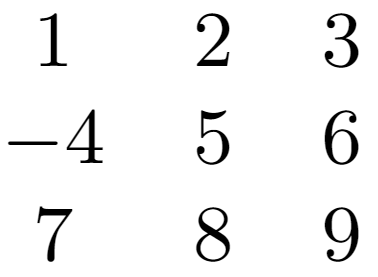
#> input picture engineer/ImageRecognition/matrixEx2.PNG, 378 x 277 px
$ python imageRead2.py
#> lines starting #> are read from the running program, lines starting #| are printed output that depends on the picture
### engineer/Algebra/linear.py
from sympy.core.symbol import Symbol
from sympy import simplify
from sympy.core.numbers import Float

__doc__ = """
This is a tool for linear algebra. Supports many functions, determinant, inverse, row/column operations.
So far only class is the matrix class, vector soon to be added.
"""

class matrix:
    """
    A class for matrices, quite a good one at that if I may add
    """
    # usually nxm matrix n = no lines, m number of columns
    n = None
    m = None
    A = None
    type = None

    # Built in functions
    def __init__(self, *args):
        """
        If only input argument is an integer then the return is the identity matrix with
        dim = input int.
        input parameters are either a variable composed of an array of arrays, each array
        within the array must be of the same length. With two input parameters they must
        be integers first being the number of lines and the next being the number of
        columns, it will create a matrix of zeros
        """
        if len(args) == 1 and isinstance(args[0], int):
            self.n = args[0]
            self.m = args[0]
            self.A = [[0 for i in range(args[0])] for j in range(args[0])]
            self.type = 'n'
            for i in range(args[0]):
                self.A[i][i] = 1
        elif len(args) == 1 and isinstance(args[0], list) and not isinstance(args[0][0], list):
            self.n = 1
            self.m = len(args[0])
            self.A = [args[0]]
        elif len(args) == 1 and not isinstance(args[0],int):
            assert(isinstance(args[0], list))
            assert(isinstance(args[0][0], list))
            if not isinstance(args[0][0][0], float) and not isinstance(args[0][0][0], int): self.type = 's'
            else: self.type = 'n'
            self.n = len(args[0])
            self.m = len(args[0][0])
            self.A = args[0]
        elif len(args) == 2:
            n = args[0]
            m = args[1]
            self.type = 'n'
            self.n = n
            self.m = m
            self.A = [[0 for i in range(m)] for j in range(n)]

    # [110 lines left out: functions __add__, __sub__, __mul__, __rmul__, __repr__, __str__ and 1 more, not called in this run]

    def __truediv__(self, other):
        return self**-1*other

    # [8 lines left out: function __eq__, not called in this run]

    def __ne__(self, other):
        return not self.__eq__(other)

    def __getitem__(self, item):
        return self.A[item]

    # [83 lines left out: functions max, min, inverse, reduce, not called in this run]

    def t(self):
        """
        Transposes a matrix
        :return: the matrix's transpose
        """
        n = self.n
        m = self.m
        A = matrix(m,n)
        try:
            for i in range(n):
                for j in range(m):
                    A[j][i] = self[i][j]
        except IndexError:
            return matrix([[i] for i in self.A[0]])
        return A

    #TODO: change det such that it always takes the path with most zeros
    # [76 lines left out: functions det, adj, solve, diff, rank, not called in this run]

    def size(self):
        return [self.n, self.m]

    # Boolean return functions
    # [5 lines left out: function linind, not called in this run]

    def isSquare(self):
        return self.n == self.m

    # Miscellaneous and other helper functions
    # [11 lines left out: functions switchRow, switchCol, not called in this run]

    def delRow(self,i):
        A = self.copy()
        return matrix(A.A[0:i]+A.A[i+1:])

    # [19 lines left out: functions delCol, smooth, not called in this run]

    def copy(self):
        return matrix([[j for j in self.A[i]] for i in range(len(self.A))])

    # [45 lines left out: functions divideRow, multiplyRow, subRow, addRow, appendCol, appendRow, not called in this run]

    def prependCol(self, col):
        temp = self.copy().t()
        return temp.prependRow(col).t()

    # [124 lines left out: functions prependRow, flipLR, flipUD, sub, simplify, pre and 4 more, not called in this run]

#TODO: spice this class up
class vector:
    """
    A vector class
    """
    # [70 lines left out: functions __init__, __mul__, __rmul__, __add__, __sub__, t and 1 more, not called in this run]

# [3 lines that do not run on import are left out]

### engineer/ImageRecognition/imageRead.py
import sys
from PIL import Image
import os
from engineer.Algebra.linear import matrix
import matplotlib.pyplot as plt

class mnum:
    # [22 lines left out: functions __init__, surr0, unsurr, not called in this run]

def through(A, check, x, y, maxx, minx, maxy, miny):
    sum = 4
    if A[y][x] == 2:
        miny = -2
    while sum != 0:
        sum = 0
        if A[y-1][x] != 0 and check[y-1][x] == 0:
            if y-1 < miny:
                miny = y-1
            sum += 1
            check[y - 1][x] = 1
            check, maxx, minx, maxy, miny = through(A, check, x, y - 1, maxx, minx, maxy, miny)
        if A[y+1][x] != 0 and check[y+1][x] == 0:
            if y+1 > maxy:
                maxy = y+1
            sum += 1
            check[y + 1][x] = 1
            check, maxx, minx, maxy, miny = through(A, check, x, y + 1, maxx, minx, maxy, miny)
        if A[y][x-1] != 0 and check[y][x-1] == 0:
            if x-1 < minx:
                minx = x-1
            sum += 1
            check[y][x-1] = 1
            check, maxx, minx, maxy, miny = through(A, check, x-1, y, maxx, minx, maxy, miny)
        if A[y][x+1] != 0 and check[y][x+1] == 0:
            if x+1 > maxx:
                maxx = x+1
            sum += 1
            check[y][x+1] = 1
            check, maxx, minx, maxy, miny = through(A, check, x+1, y, maxx, minx, maxy, miny)
        if A[y + 1][x + 1] != 0 and check[y + 1][x + 1] == 0:
            if x + 1 > maxx:
                maxx = x + 1
            if y + 1 > maxy:
                maxy = y + 1
            sum += 1
            check[y + 1][x + 1] = 1
            check, maxx, minx, maxy, miny = through(A, check, x + 1, y + 1, maxx, minx, maxy, miny)
        if A[y - 1][x - 1] != 0 and check[y - 1][x - 1] == 0:
            if x - 1 < minx:
                minx = x - 1
            if y - 1 < miny:
                miny = y - 1
            sum += 1
            check[y - 1][x - 1] = 1
            check, maxx, minx, maxy, miny = through(A, check, x - 1, y - 1, maxx, minx, maxy, miny)
        if A[y + 1][x - 1] != 0 and check[y + 1][x - 1] == 0:
            if x - 1 < minx:
                minx = x - 1
            if y + 1 > maxy:
                maxy = y + 1
            sum += 1
            check[y + 1][x - 1] = 1
            check, maxx, minx, maxy, miny = through(A, check, x - 1, y + 1, maxx, minx, maxy, miny)
        if A[y - 1][x + 1] != 0 and check[y - 1][x + 1] == 0:
            if x + 1 > maxx:
                maxx = x + 1
            if y - 1 < miny:
                miny = y - 1
            sum += 1
            check[y - 1][x + 1] = 1
            check, maxx, minx, maxy, miny = through(A, check, x + 1, y - 1, maxx, minx, maxy, miny)

    return check, maxx, minx, maxy, miny

def dim(A,x,y, check):
    check, maxx, minx, maxy, miny = through(A, check, x, y,x,x,y,y)
    return minx, maxx, miny, maxy, check

# [17 lines left out: function intersectiony, not called in this run]

def intersectionx(A):
    return intersectiony(A.t())

# [190 lines left out: functions isMinus, isZero, isOne, isEight, fill, fillout, not called in this run]

def isolate(mat):
    check = matrix(mat.n, mat.m)
    k = 0
    for i in range(mat.n):
        for j in range(mat.m):
            if mat[i][j] != 0 and check[i][j] == 0:
                minx, maxx, miny, maxy, check = dim(mat,j,i, check)
                if minx-maxx != 0 :
                    k += 1
                    temp = matrix(mat[miny:maxy+1]).t()
                    temp = matrix(temp[minx:maxx+1]).t()
                    yield minx, maxx, miny, maxy, temp

# [23 lines left out: functions matrify, scalex, not called in this run]

def scaley(A,n):
    return scalex(A.t(), n).t()

# [80 lines left out: functions leftLaser, rightLaser, number, matsum, lineV, not called in this run]


# [41 lines that do not run on import are left out]

### engineer/ImageRecognition/imageRead2.py
import sys
from PIL import Image
import os
from engineer.Algebra.linear import matrix
import matplotlib.pyplot as plt
from engineer.ImageRecognition.imageRead import isolate, intersectionx, intersectiony

def matrify(img):
    w, h = img.size
    px = img.load()
    mat = matrix(h, w)
    for i in range(h):
        for j in range(w):
            if (255, 255, 255, 255) != px[j, i] \
                    and (242, 242, 242, 255) != px[j, i] \
                    and (238, 238, 238, 255) != px[j, i]:
                mat[i][j] = 1
    return mat

def checkN(A, key, row, col):
    return A[row-1][col] == key

def checkS(A, key, row, col):
    return A[row+1][col] == key

def checkW(A, key, row, col):
    return A[row][col-1] == key

def checkE(A, key, row, col):
    return A[row][col+1] == key

def checkNW(A, key, row, col):
    return A[row-1][col-1] == key

def checkNE(A, key, row, col):
    return A[row-1][col+1] == key

def checkSW(A, key, row, col):
    return A[row+1][col-1] == key

def checkSE(A, key, row, col):
    return A[row+1][col+1] == key

def checkSurr(A, key, row, col):
    """
    Checks to see if the key is in the surrounding
    :param A: matrix
    :param key: number
    :return: True if key is to the left, right, above or below
    """
    if row != 0:
        if checkN(A, key, row, col):
            return True
    if col != 0:
        if checkW(A, key, row, col):
            return True
    if row != A.n-1:
        if checkS(A, key, row, col):
            return True
    if col != A.m-1:
        if checkE(A, key, row, col):
            return True
    return False

def blobify(A):
    temp = matrix(A.n,A.m)
    for i in range(A.n):
        for j in range(A.m):
            if A[i][j] == 1 and checkSurr(A, 0, i, j):
                temp[i][j] = 1
    return temp

def edge(A):
    temp = matrix(A.n, A.m)
    for i in range(A.n):
        for j in range(A.m):
            if A[i][j] == 1:
                tot = 0
                if i != 0:
                    if checkN(A, 0, i, j):
                        tot += 1
                if j != 0:
                    if checkW(A, 0, i, j):
                        tot += 1
                if i != A.n - 1:
                    if checkS(A, 0, i, j):
                        tot += 1
                if j != A.m - 1:
                    if checkE(A, 0, i, j):
                        tot += 1
                if tot >= 2:
                    temp[i][j] = 1
    return temp

def edge8(A):
    temp = matrix(A.n, A.m)
    for i in range(A.n):
        for j in range(A.m):
            if A[i][j] == 1:
                tot = 0
                if i != 0:
                    if checkN(A, 0, i, j):
                        tot += 1
                if j != 0:
                    if checkW(A, 0, i, j):
                        tot += 1
                if i != A.n - 1:
                    if checkS(A, 0, i, j):
                        tot += 1
                if j != A.m - 1:
                    if checkE(A, 0, i, j):
                        tot += 1
                if i != 0 and j != 0:
                    if checkNW(A, 0, i, j):
                        tot += 1
                if i != A.n-1 and j != 0:
                    if checkSW(A, 0, i, j):
                        tot += 1
                if i != A.n-1 and j != A.m-1:
                    if checkSE(A, 0, i, j):
                        tot += 1
                if i != 0 and j != A.m-1:
                    if checkNE(A, 0, i, j):
                        tot += 1
                if tot >= 4:
                    temp[i][j] = 1
    return temp

def isMinus(A):
    intx = intersectionx(A)
    inty = intersectiony(A)
    for i in intx:
        if i > 1:
            return False
    for i in inty:
        if i > 1:
            return False
    return True

def whatNumber(A):
    # first fill test
    pass


if __name__ == "__main__":
    currdir = os.path.realpath(__file__)

    img = Image.open('matrixEx2.PNG')
#> img is the input picture: PIL image 378x277 RGBA; mean R, G, B, A 242.9, 242.9, 242.9, 255
    mat = matrify(img)

    nums = []
    for _,_,_,_, trix in isolate(mat):
#> in through, `sum = 4`: sum = 4
#> in dim, `check, maxx, minx, maxy, miny = through(A, check, x, y,x,x,y,y)`: maxx = 67; minx = 39; maxy = 65; miny = 13
#> in t, `n = self.n`: n = 53
#> in t, `m = self.m`: m = 378
        nums.append(trix)
#> this loop made 10 passes
    for each in nums:
        blob = blobify(each)
        x = []
        y = []
        for i in range(each.n):
            for j in range(each.m):
                if blob[i][j] == 1:
                    x.append(j)
                    y.append(-i)
        plt.plot(x, y, '*')
        edge1 = edge(each)
        x = []
        y = []
        for i in range(each.n):
            for j in range(each.m):
                if edge1[i][j] == 1:
                    x.append(j)
                    y.append(-i)
        plt.plot(x, y, '*')
        edge2 = edge8(each)
        x = []
        y = []
        for i in range(each.n):
            for j in range(each.m):
                if edge2[i][j] == 1:
                    x.append(j)
                    y.append(-i)
        plt.plot(x, y, '*')
        plt.show()
#> this loop made 10 passes
#> pass 1, `plt.show()`:
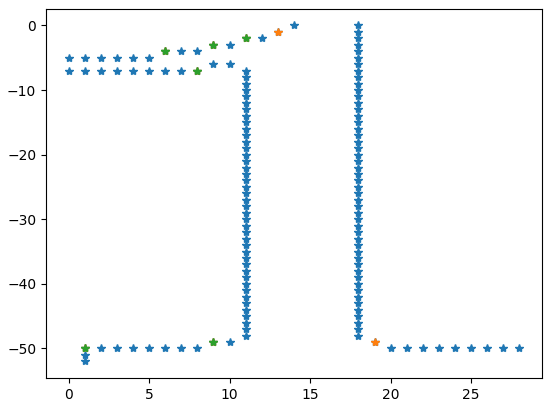
#> figure drawn by matplotlib, 1 panel
#> pass 2, `plt.show()`:
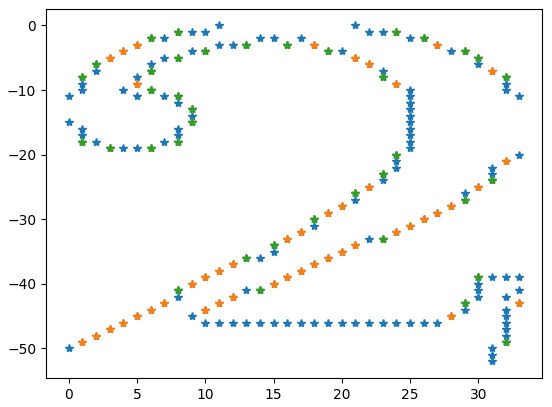
#> figure drawn by matplotlib, 1 panel
